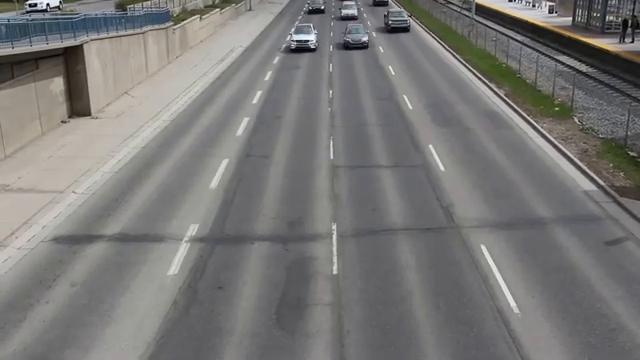
#> input picture frame 30 of VideoTest/traffic_video.mp4, 640 x 360 px
$ python detect_mog2.py
#> lines starting #> are read from the running program, lines starting #| are printed output that depends on the picture; after the words box and inside, x2 and y2 are one past the last pixel; in counts of white or black regions, pixels touching at a corner belong together
import cv2
import numpy as np
import math

VIDEO_PATH = 'VideoTest/traffic_video.mp4'
cap = cv2.VideoCapture(VIDEO_PATH)

if not cap.isOpened():
    raise FileNotFoundError(f"Error: Video '{VIDEO_PATH}' tidak dapat diakses.")

frame_width = int(cap.get(cv2.CAP_PROP_FRAME_WIDTH))
frame_height = int(cap.get(cv2.CAP_PROP_FRAME_HEIGHT))
fps = int(cap.get(cv2.CAP_PROP_FPS))
fourcc = cv2.VideoWriter_fourcc(*'mp4v')

# -------------------------------------------------------------
# INISIALISASI 4 EXPORT VIDEO WRITER TERPISAH
# -------------------------------------------------------------
out_layer1 = cv2.VideoWriter('MOG/layer1_roi.mp4', fourcc, fps, (frame_width, frame_height))
out_layer2 = cv2.VideoWriter('MOG/layer2_raw_mog.mp4', fourcc, fps, (frame_width, frame_height))
out_layer3 = cv2.VideoWriter('MOG/layer3_morphological.mp4', fourcc, fps, (frame_width, frame_height))
out_layer4 = cv2.VideoWriter('MOG/layer4_final_tracking.mp4', fourcc, fps, (frame_width, frame_height))

mog2 = cv2.createBackgroundSubtractorMOG2(history=500, varThreshold=40, detectShadows=True)
kernel_open = cv2.getStructuringElement(cv2.MORPH_RECT, (3, 3))
kernel_close = cv2.getStructuringElement(cv2.MORPH_RECT, (7, 7))

tracked_vehicles = {}
next_vehicle_id = 0
MAX_STATIONARY_FRAMES = 900

print("Memulai pemrosesan video dan mengekspor 4 file mp4...")

while True:
    ret, frame = cap.read()
#> frame is the input picture: shape (360, 640, 3); mean B, G, R 118.9, 120.2, 121.4
    if not ret:
         break

    h, w = frame.shape[:2]
#> h = 360; w = 640

    # -------------------------------------------------------------
    # LAYER 1: ORIGINAL + DYNAMIC ROI MASKING
    # -------------------------------------------------------------
    frame_roi_viz = frame.copy()
    roi_y1, roi_y2 = int(h * 0.2), h
#> roi_y1 = 72; roi_y2 = 360
    roi_x1, roi_x2 = int(w * 0.15), int(w * 0.75)
#> roi_x1 = 96; roi_x2 = 480

    cv2.rectangle(frame_roi_viz, (roi_x1, roi_y1), (roi_x2, roi_y2), (255, 0, 0), 3)
    cv2.putText(frame_roi_viz, "Layer 1: Dynamic ROI", (30, 50), cv2.FONT_HERSHEY_SIMPLEX, 1, (255, 0, 0), 3)
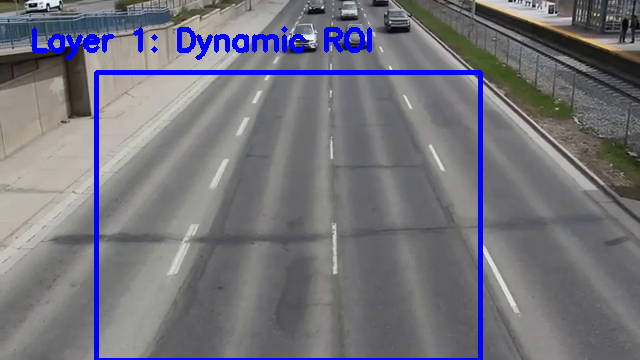
#> frame_roi_viz: shape (360, 640, 3); mean B, G, R 123.6, 115, 116.2

    roi = frame[roi_y1:roi_y2, roi_x1:roi_x2]
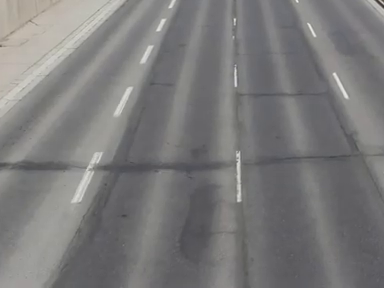
#> roi: shape (288, 384, 3); mean B, G, R 122.4, 122.4, 123.2

    # -------------------------------------------------------------
    # LAYER 2: RAW MOG2 BACKGROUND SUBTRACTION
    # -------------------------------------------------------------
    raw_fg_mask = mog2.apply(roi, learningRate=0.005)
#> raw_fg_mask: shape (288, 384); every value is 127
    _, raw_fg_mask = cv2.threshold(raw_fg_mask, 254, 255, cv2.THRESH_BINARY)
#> raw_fg_mask: shape (288, 384); every value is 0

    full_raw_mask = np.zeros((h, w), dtype=np.uint8)
    full_raw_mask[roi_y1:roi_y2, roi_x1:roi_x2] = raw_fg_mask
#> full_raw_mask: shape (360, 640); every value is 0

    # Konversi 1-channel ke 3-channel (BGR) untuk export video
    layer2_bgr = cv2.cvtColor(full_raw_mask, cv2.COLOR_GRAY2BGR)
#> layer2_bgr: shape (360, 640, 3); every value is 0
    cv2.putText(layer2_bgr, "Layer 2: Raw MOG2", (30, 50), cv2.FONT_HERSHEY_SIMPLEX, 1, (255, 255, 255), 3)
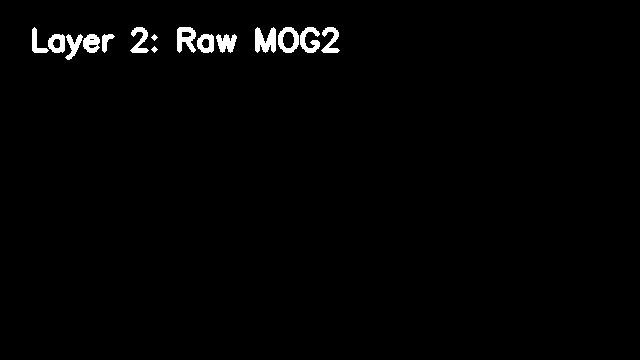
#> layer2_bgr: shape (360, 640, 3); 1.4% white; 15 white regions, largest, box (x1, y1, x2, y2) and area: (255, 27, 276, 53) 386, (177, 27, 196, 53) 320, (278, 27, 299, 53) 294

    # -------------------------------------------------------------
    # LAYER 3: MORPHOLOGICAL FILTERING (CLEANED MASK)
    # -------------------------------------------------------------
    fg_mask = cv2.morphologyEx(raw_fg_mask, cv2.MORPH_OPEN, kernel_open)
    fg_mask = cv2.morphologyEx(fg_mask, cv2.MORPH_CLOSE, kernel_close, iterations=2)

    full_filtered_mask = np.zeros((h, w), dtype=np.uint8)
    full_filtered_mask[roi_y1:roi_y2, roi_x1:roi_x2] = fg_mask

    # Konversi 1-channel ke 3-channel (BGR) untuk export video
    layer3_bgr = cv2.cvtColor(full_filtered_mask, cv2.COLOR_GRAY2BGR)
    cv2.putText(layer3_bgr, "Layer 3: Morphological Filter", (30, 50), cv2.FONT_HERSHEY_SIMPLEX, 1, (255, 255, 255), 3)
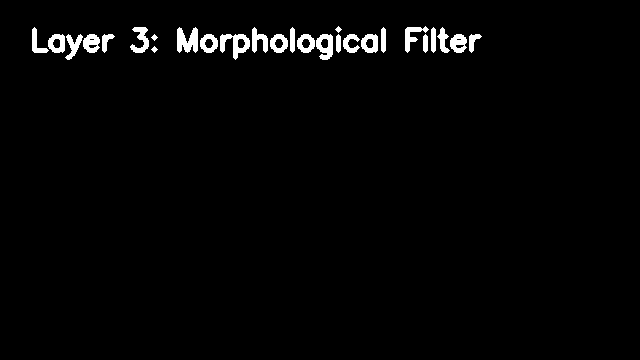
#> layer3_bgr: shape (360, 640, 3); 2.1% white; 27 white regions, largest, box (x1, y1, x2, y2) and area: (177, 27, 198, 53) 386, (220, 34, 250, 60) 377, (316, 34, 333, 60) 292

    # -------------------------------------------------------------
    # LAYER 4: CENTROID TRACKING & DYNAMIC QUEUING LOGIC
    # -------------------------------------------------------------
    contours, _ = cv2.findContours(fg_mask, cv2.RETR_EXTERNAL, cv2.CHAIN_APPROX_SIMPLE)
#> contours = []

    current_frame_centroids = []
    for cnt in contours:
        area = cv2.contourArea(cnt)
        if area > 300:
            x, y, w_box, h_box = cv2.boundingRect(cnt)
            aspect_ratio = float(w_box) / h_box
            if 0.3 < aspect_ratio < 3.0:
                global_x = x + roi_x1
                global_y = y + roi_y1
                cX = global_x + w_box // 2
                cY = global_y + h_box // 2
                current_frame_centroids.append((cX, cY, global_x, global_y, w_box, h_box))
#> this loop made 0 passes
#> after the loop, current_frame_centroids = []

    updated_vehicles = {}
    for (cX, cY, gx, gy, gw, gh) in current_frame_centroids:
        matched = False
        best_match_id = None
        min_dist = 50

        for v_id, (old_x, old_y, old_w, old_h, age) in tracked_vehicles.items():
            old_cX = old_x + old_w // 2
            old_cY = old_y + old_h // 2
            distance = math.sqrt((cX - old_cX)**2 + (cY - old_cY)**2)
            if distance < min_dist:
                min_dist = distance
                best_match_id = v_id

        if best_match_id is not None:
            updated_vehicles[best_match_id] = (gx, gy, gw, gh, 0)
            matched = True
        if not matched:
            updated_vehicles[next_vehicle_id] = (gx, gy, gw, gh, 0)
            next_vehicle_id += 1
#> after the loop, next_vehicle_id = 0; updated_vehicles = 0 items

    for v_id, (old_x, old_y, old_w, old_h, age) in tracked_vehicles.items():
        if v_id not in updated_vehicles:
            margin = 15
            if (old_y < roi_y1 + margin) or ((old_y + old_h) > roi_y2 - margin) or (old_x < roi_x1 + margin) or ((old_x + old_w) > roi_x2 - margin):
                continue
            if age < MAX_STATIONARY_FRAMES:
                updated_vehicles[v_id] = (old_x, old_y, old_w, old_h, age + 1)

    tracked_vehicles = updated_vehicles.copy()
#> tracked_vehicles = 0 items
    total_kendaraan = next_vehicle_id
#> total_kendaraan = 0

    for v_id, (x, y, w_box, h_box, age) in tracked_vehicles.items():
        color = (0, 0, 255) if age > 5 else (0, 255, 0)
        cv2.rectangle(frame, (x, y), (x + w_box, y + h_box), color, 2)
        cv2.putText(frame, f"ID:{v_id}", (x, y - 5), cv2.FONT_HERSHEY_SIMPLEX, 0.5, color, 2)

    T_base, t_clear, T_max = 15, 2.5, 60
    kalkulasi_waktu = T_base + (total_kendaraan * t_clear)
#> kalkulasi_waktu = 15
    durasi_total = min(T_max, int(kalkulasi_waktu))
#> durasi_total = 15

    cv2.putText(frame, f'Total Mobil: {total_kendaraan}', (20, 60), cv2.FONT_HERSHEY_SIMPLEX, 1, (0, 0, 255), 3)
    cv2.putText(frame, f'Waktu Hijau: {durasi_total}s', (20, 100), cv2.FONT_HERSHEY_SIMPLEX, 1, (0, 0, 255), 3)
    cv2.putText(frame, "Layer 4: Tracking & Logic", (20, 140), cv2.FONT_HERSHEY_SIMPLEX, 1, (0, 255, 255), 3)
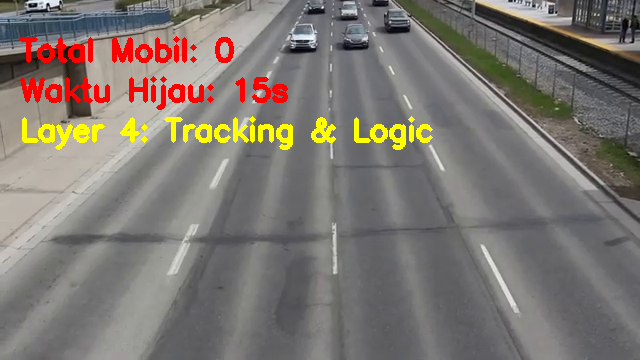
#> frame: shape (360, 640, 3); mean B, G, R 113.5, 119.1, 125.9

    # -------------------------------------------------------------
    # PENULISAN MASING-MASING FRAME KE FILE MP4
    # -------------------------------------------------------------
    out_layer1.write(frame_roi_viz)
    out_layer2.write(layer2_bgr)
    out_layer3.write(layer3_bgr)
    out_layer4.write(frame)

    # Menampilkan window
    cv2.imshow("Layer 1 - Dynamic ROI", frame_roi_viz)
    cv2.imshow("Layer 2 - Raw MOG2", layer2_bgr)
    cv2.imshow("Layer 3 - Morphological Filter", layer3_bgr)
    cv2.imshow("Layer 4 - Tracking & Decision Logic", frame)

    if cv2.waitKey(30) & 0xFF == ord('q'):
#> (key q is pressed here)
        break

cap.release()
out_layer1.release()
out_layer2.release()
out_layer3.release()
out_layer4.release()
cv2.destroyAllWindows()

print("Proses Selesai! 4 File MP4 telah berhasil diekspor di folder MOG/.")

$ run again, starting later in the video
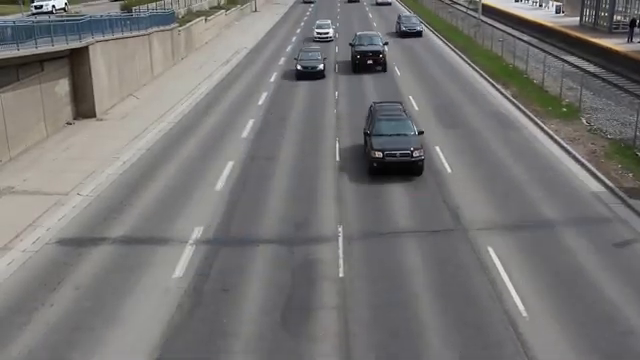
#> input picture frame 135 of VideoTest/traffic_video.mp4, 640 x 360 px
#> frame is the input picture: shape (360, 640, 3); mean B, G, R 116.3, 117.2, 118.3
#> `raw_fg_mask = mog2.apply(roi, learningRate=0.005)`:
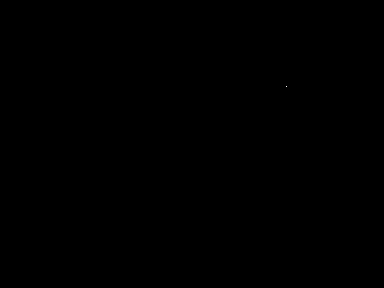
#> raw_fg_mask: shape (288, 384); values 127 (black) and 255 (white), 0% white in thin lines or dots, all inside (x1, y1, x2, y2) = (286, 86, 287, 87)
#> full_raw_mask: shape (360, 640); 0% white in thin lines or dots, all inside (x1, y1, x2, y2) = (382, 158, 383, 159)
#> fg_mask: shape (288, 384); every value is 0
#> full_filtered_mask: shape (360, 640); every value is 0
#> contours = []
#> after the loop `for (cX, cY, gx, gy, gw, gh) in current_frame_centroids:`: next_vehicle_id = 0; updated_vehicles = 0 items
#> total_kendaraan = 0
#> kalkulasi_waktu = 15
#> `cv2.putText(frame, "Layer 4: Tracking & Logic", (20, 140), cv2.FONT_HE..`:
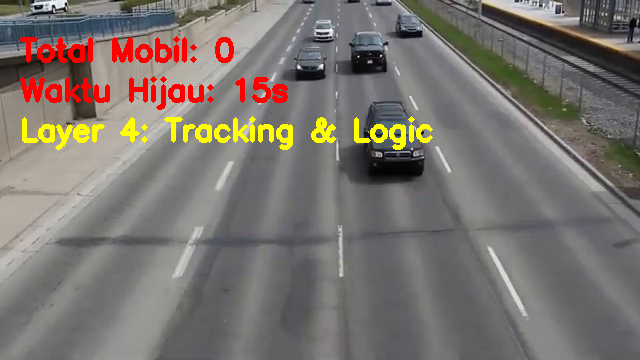
#> frame: shape (360, 640, 3); mean B, G, R 111.2, 116.4, 123.1
